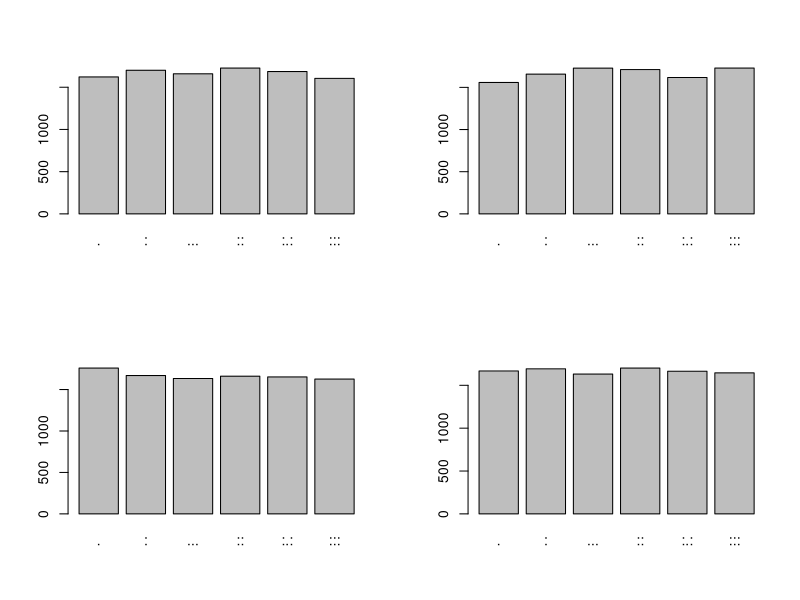

Write R code to recreate this figure.
## ---- chunk 1
knitr::opts_chunk$set(echo = TRUE)
library(kableExtra)
## ---- chunk 2
rm(list = ls())
## ---- chunk 3
zari <- c(".", ":", "...", "::", ":.:",  ":::")
## ---- chunk 4
par( mfrow= c(2,2) )
for (i in 1:4) {
  set.seed(i)
  xilies_zaries <- sample(zari, 10000, replace = TRUE)
  pin_syxn <- table(xilies_zaries)
  barplot(pin_syxn, names.arg = zari)
}
